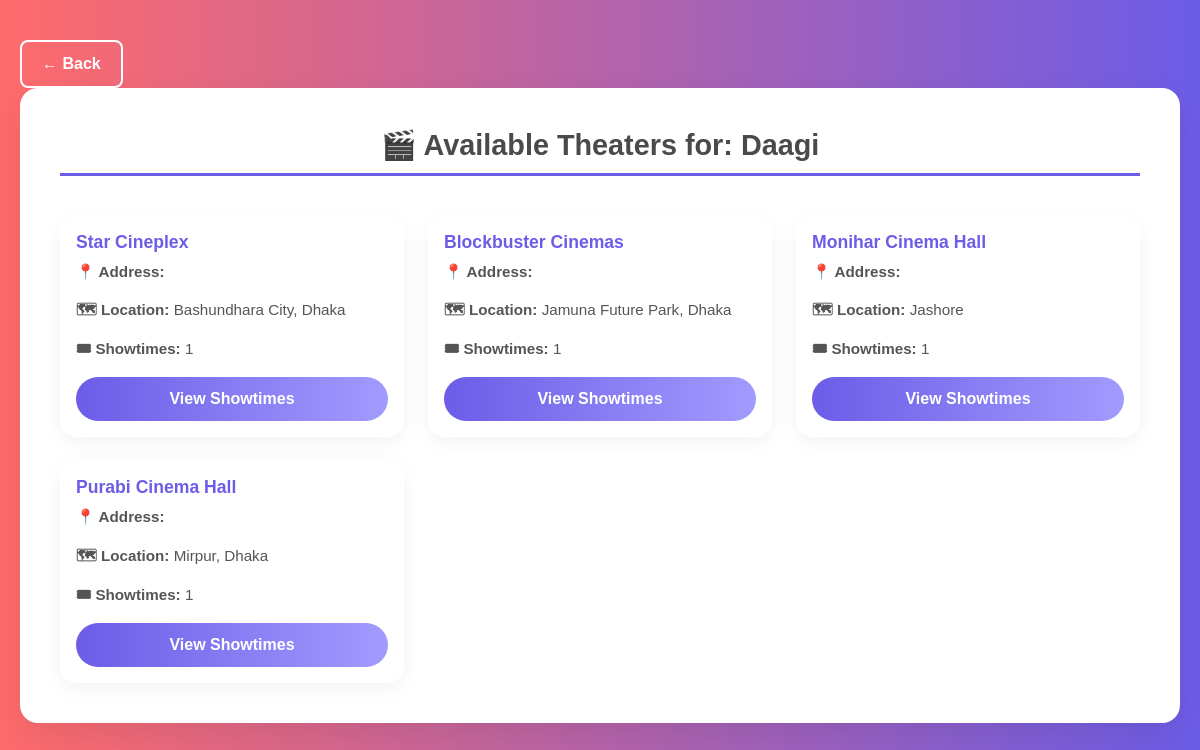
Page /ticket/selectshowtime.php?movie_id=8 (signed in) on the committed database.
### tables this page shows
CREATE TABLE `movies` (
  `movie_id` int(11) NOT NULL,
  `title` varchar(255) NOT NULL,
  `description` text DEFAULT NULL,
  `duration_minutes` int(11) DEFAULT NULL,
  `release_date` date DEFAULT NULL,
  `language` varchar(100) DEFAULT NULL,
  `genre` varchar(100) DEFAULT NULL,
  `cast` text DEFAULT NULL,
  `director` varchar(100) DEFAULT NULL,
  `created_at` timestamp NOT NULL DEFAULT current_timestamp(),
  `photo` varchar(255) DEFAULT NULL
);

CREATE TABLE `theaters` (
  `theater_id` int(11) NOT NULL,
  `name` varchar(255) NOT NULL,
  `location` varchar(255) DEFAULT NULL,
  `capacity` int(11) NOT NULL,
  `created_at` timestamp NOT NULL DEFAULT current_timestamp(),
  `address` text DEFAULT NULL,
  `contact_number` varchar(20) DEFAULT NULL,
  `photo` varchar(255) DEFAULT NULL
);

### ticket/selectshowtime.php (the view, shortened to what this page needs)
<?php
require_once '../db_connect.php';
$movie_id = $_GET['movie_id'] ?? null;
$sql = "SELECT t.theater_id, t.name, t.address, t.location, t.photo,
               COUNT(s.showtime_id) AS show_count
        FROM theaters t
        JOIN movie_showtimes s ON t.theater_id = s.theater_id
        WHERE s.movie_id = ?
        GROUP BY t.theater_id";
$stmt = $conn->prepare($sql);
$stmt->execute([$movie_id]);
$theaters = $stmt->fetchAll(PDO::FETCH_ASSOC);
$stmt = $conn->prepare("SELECT title FROM movies WHERE movie_id = ?");
$stmt->execute([$movie_id]);
$movie = $stmt->fetch(PDO::FETCH_ASSOC);
?>
<!DOCTYPE html>
<html lang="en">
<head>
  <link href="https://cdn.jsdelivr.net/npm/bootstrap@5.3.0/dist/css/bootstrap.min.css" rel="stylesheet" />
  <link href="https://cdnjs.cloudflare.com/ajax/libs/font-awesome/6.4.0/css/all.min.css" rel="stylesheet"/>
</head>
<body>
<a href="Movies.php" style="
  display: inline-block;
  padding: 10px 20px;
  border: 2px solid white;
  color: white;
  text-decoration: none;
  border-radius: 8px;
  font-weight: bold;
  background-color: transparent;
  transition: all 0.3s ease;
" onmouseover="this.style.backgroundColor='white'; this.style.color='#333';" onmouseout="this.style.backgroundColor='transparent'; this.style.color='white';">
  ← Back
</a>
  <div class="container">
    <h2 class="section-title">🎬 Available Theaters for: <?= htmlspecialchars($movie['title']) ?></h2>
    <div class="row g-4">
      <?php foreach ($theaters as $theater): ?>
        <div class="col-md-4">
          <div class="card h-100">
            <div class="card-body d-flex flex-column justify-content-between">
              <div>
                <h5 class="card-title"><?= htmlspecialchars($theater['name']) ?></h5>
                <p class="card-text"><strong>📍 Address:</strong> <?= htmlspecialchars($theater['address']) ?></p>
                <p class="card-text"><strong>🗺 Location:</strong> <?= htmlspecialchars($theater['location']) ?></p>
                <p class="card-text"><strong>🎟 Showtimes:</strong> <?= $theater['show_count'] ?></p>
              </div>
              <a href="select_show.php?movie_id=<?= $movie_id ?>&theater_id=<?= $theater['theater_id'] ?>" class="btn btn-gradient mt-3 w-100">
                View Showtimes
              </a>
            </div>
          </div>
        </div>
      <?php endforeach; ?>
    </div>
  </div>
</body>
</html>

### ticket/selectshowtime.php (style rules this page uses)
body { font-family: 'Poppins', sans-serif; background: linear-gradient(to right, #ff6b6b, #6c5ce7); padding: 40px 20px; color: #333; margin: 0; }
.container { background: #fff; border-radius: 18px; padding: 40px; max-width: 1200px; margin: auto; box-shadow: 0 12px 32px rgba(0, 0, 0, 0.08); }
.section-title { font-weight: 700; font-size: 1.8rem; margin-bottom: 40px; color: #4a4a4a; border-bottom: 3px solid #6c5ce7; padding-bottom: 10px; text-align: center; }
.card { border-radius: 16px; overflow: hidden; transition: transform 0.3s ease; border: none; background: #fff; box-shadow: 0 6px 20px rgba(0, 0, 0, 0.05); }
.card-title { font-weight: 600; font-size: 1.1rem; color: #6c5ce7; }
.card-text { font-size: 0.95rem; color: #555; }
.btn-gradient { background: linear-gradient(to right, #6c5ce7, #a29bfe); color: white; border-radius: 30px; padding: 10px 18px; font-weight: 600; border: none; transition: all 0.3s ease; text-decoration: none; text-align: center; }

### rows in the picture
movies: title "Daagi"
theaters: name "Star Cineplex", location "Bashundhara City, Dhaka", show_count "1"
theaters: name "Blockbuster Cinemas", location "Jamuna Future Park, Dhaka", show_count "1"
theaters: name "Monihar Cinema Hall", location "Jashore", show_count "1"
theaters: name "Purabi Cinema Hall", location "Mirpur, Dhaka", show_count "1"
